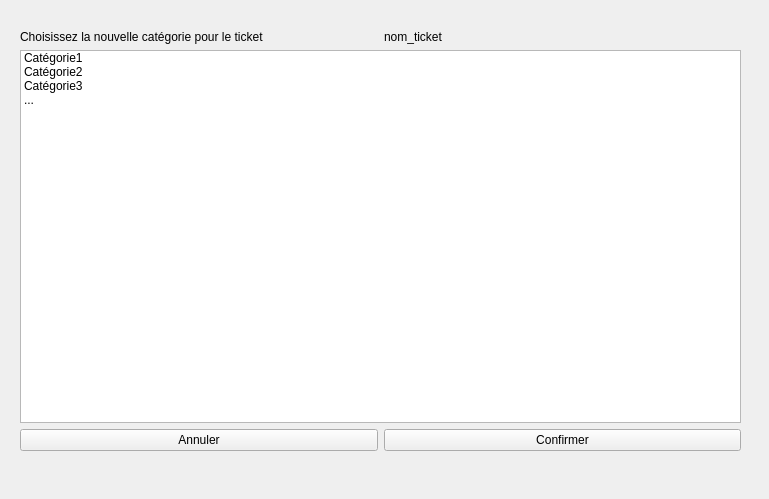
<?xml version="1.0" encoding="UTF-8"?>
<ui version="4.0">
 <class>VueChangeCategorie</class>
 <widget class="QWidget" name="VueChangeCategorie">
  <property name="geometry">
   <rect>
    <x>0</x>
    <y>0</y>
    <width>769</width>
    <height>499</height>
   </rect>
  </property>
  <property name="windowTitle">
   <string>VueChangeCategorie</string>
  </property>
  <widget class="QWidget" name="verticalLayoutWidget">
   <property name="geometry">
    <rect>
     <x>20</x>
     <y>30</y>
     <width>721</width>
     <height>421</height>
    </rect>
   </property>
   <layout class="QVBoxLayout" name="verticalLayout">
    <item>
     <layout class="QHBoxLayout" name="horizontalLayout">
      <item>
       <widget class="QLabel" name="label_2">
        <property name="text">
         <string>Choisissez la nouvelle catégorie pour le ticket </string>
        </property>
       </widget>
      </item>
      <item>
       <widget class="QLabel" name="label">
        <property name="text">
         <string>nom_ticket</string>
        </property>
       </widget>
      </item>
     </layout>
    </item>
    <item>
     <widget class="QListWidget" name="listWidget">
      <item>
       <property name="text">
        <string>Catégorie1</string>
       </property>
      </item>
      <item>
       <property name="text">
        <string>Catégorie2</string>
       </property>
      </item>
      <item>
       <property name="text">
        <string>Catégorie3</string>
       </property>
      </item>
      <item>
       <property name="text">
        <string>...</string>
       </property>
      </item>
     </widget>
    </item>
    <item>
     <layout class="QGridLayout" name="gridLayout">
      <item row="1" column="0">
       <widget class="QPushButton" name="AnnulerButton">
        <property name="text">
         <string>Annuler</string>
        </property>
       </widget>
      </item>
      <item row="1" column="1">
       <widget class="QPushButton" name="ConfirmerButton">
        <property name="text">
         <string>Confirmer</string>
        </property>
       </widget>
      </item>
     </layout>
    </item>
   </layout>
  </widget>
 </widget>
 <resources/>
 <connections/>
</ui>
